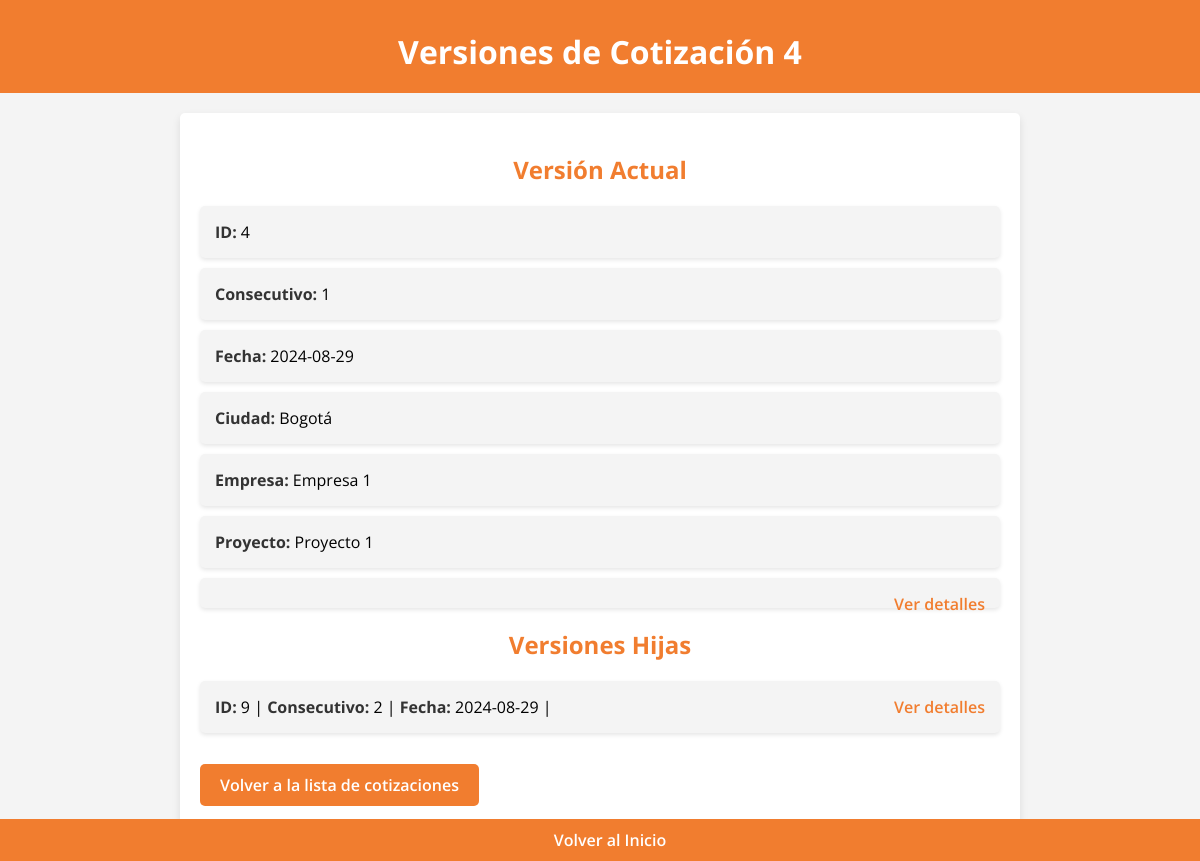
Before: /versiones_cotizacion/4 with the older database file.
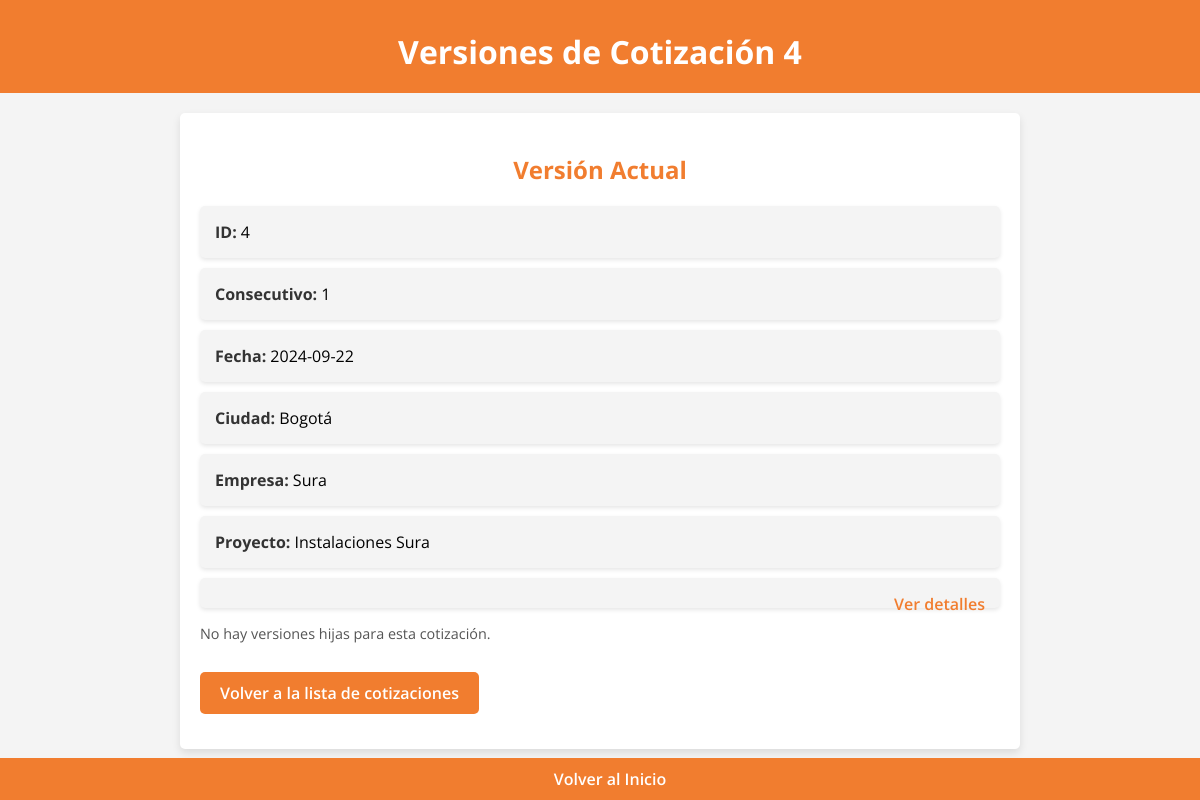
After: the same page with the newer database file.
### app.py (models this page shows, shortened)
class Cotizacion(db.Model):
    id = db.Column(db.Integer, primary_key=True)
    fecha = db.Column(db.Date, default=lambda: datetime.now(pytz.timezone('America/Bogota')).date())
    ciudad = db.Column(db.String(100), nullable=False)
    empresa = db.Column(db.String(100), nullable=False)
    proyecto = db.Column(db.String(100), nullable=False)
    plazo = db.Column(db.String(100), nullable=False)
    entrega = db.Column(db.String(100), nullable=False)
    anticipo = db.Column(db.Integer, nullable=False)
    p_acta = db.Column(db.Integer, nullable=False)
    f_acta = db.Column(db.Integer, nullable=False)
    consecutivo = db.Column(db.Integer, nullable=False)
    version_padre_id = db.Column(db.Integer, db.ForeignKey('cotizacion.id'), nullable=True)
    versiones = db.relationship('Cotizacion', backref=db.backref('version_padre', remote_side=[id]), lazy=True)
    productos_detalle = db.relationship('CotizacionProducto', backref='cotizacion', lazy=True)
    cliente_id = db.Column(db.Integer, db.ForeignKey('cliente.id'), nullable=False)
    cliente = db.relationship('Cliente', backref=db.backref('cotizaciones', lazy=True))
    servicio = db.Column(db.String(1000), nullable=False, default="v")

### app.py (the view)
@app.route('/versiones_cotizacion/<int:id>')
def listar_versiones(id):
    cotizacion = Cotizacion.query.get_or_404(id)
    versiones = Cotizacion.query.filter_by(version_padre_id=cotizacion.id).order_by(Cotizacion.consecutivo.desc()).all()
    padres = []
    padre = cotizacion.version_padre
    while padre:
        padres.append(padre)
        padre = padre.version_padre
    padres.reverse()  # Para mostrar desde el más antiguo al más reciente
    return render_template('versiones_cotizacion.html', cotizacion=cotizacion, versiones=versiones, padres=padres)

### templates/versiones_cotizacion.html (shortened to what this page needs)
<!DOCTYPE html>
<html lang="es">
<head>
    <link rel="stylesheet" href="{{ url_for('static', filename='styles.css') }}">
</head>
<body>
    <header>
        <h1>Versiones de Cotización {{ cotizacion.id }}</h1>
    </header>
    <main class="versions-container">
        <h2>Versión Actual</h2>
        <ul>
            <li><strong>ID:</strong> {{ cotizacion.id }}</li>
            <li><strong>Consecutivo:</strong> {{ cotizacion.consecutivo }}</li>
            <li><strong>Fecha:</strong> {{ cotizacion.fecha }}</li>
            <li><strong>Ciudad:</strong> {{ cotizacion.ciudad }}</li>
            <li><strong>Empresa:</strong> {{ cotizacion.empresa }}</li>
            <li><strong>Proyecto:</strong> {{ cotizacion.proyecto }}</li>
            <li><a href="{{ url_for('ver_cotizacion', id=cotizacion.id) }}">Ver detalles</a></li>
        </ul>
        {% if versiones %}
        <h2>Versiones Hijas</h2>
        <ul>
            {% for version in versiones %}
            <li>
                <strong>ID:</strong> {{ version.id }} |
                <strong>Consecutivo:</strong> {{ version.consecutivo }} |
                <strong>Fecha:</strong> {{ version.fecha }} |
                <a href="{{ url_for('ver_cotizacion', id=version.id) }}">Ver detalles</a>
            </li>
            {% endfor %}
        </ul>
        {% else %}
        <p>No hay versiones hijas para esta cotización.</p>
        {% endif %}
        <a href="{{ url_for('listar_cotizaciones') }}" class="btn">Volver a la lista de cotizaciones</a>
    </main>
    <footer>
        <a href="/" class="support-link">Volver al Inicio</a>
    </footer>
</body>
</html>

Changed rows visible on the page:
removed Cotizacion: id "9", consecutivo "2", fecha "2024-08-29"
changed Cotizacion "Bogotá": fecha "2024-08-29" → "2024-09-22"; empresa "Empresa 1" → "Sura"; proyecto "Proyecto 1" → "Instalaciones Sura"
Other visible differences:
text no longer shown: "Versiones Hijas"
text now shown: "No hay versiones hijas para esta cotización."
